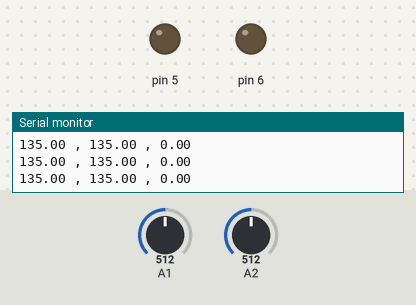
Bench run of a sketch on a simulated Arduino Uno, built with avr-gcc and run on an emulated ATmega328P. Shown: output pins drawn as LEDs (lit = HIGH), the last lines printed to the serial monitor. The test bench sets the inputs (shaded band); at power-on: A1 = 512, A2 = 512.

Above: at 1.2 s.
1.3 s: A1 set to 306
At 2.0 s:
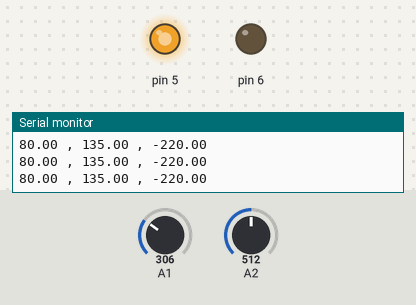
2.8 s: A2 set to 546
At 3.7 s:
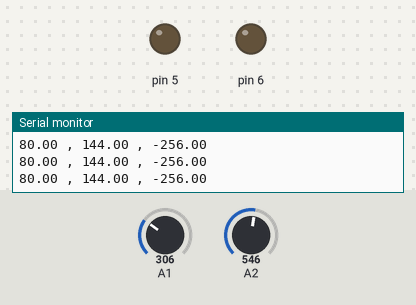
4.3 s: A1 set to 0
At 5.5 s:
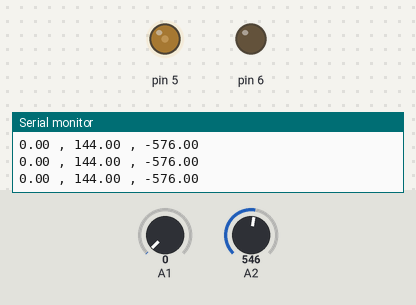
5.8 s: A2 set to 900
At 6.9 s:
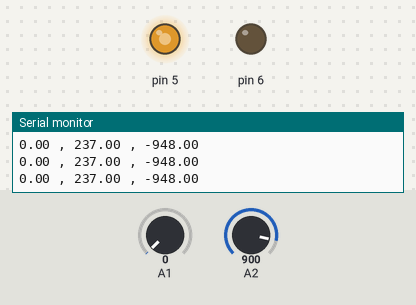
7.3 s: A2 set to 122
At 8.3 s:
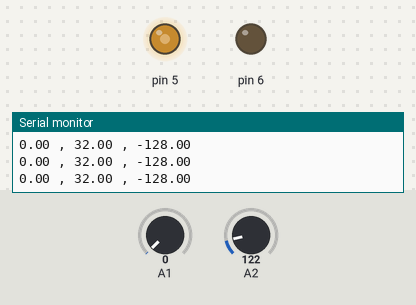
8.8 s: A1 set to 125
11.8 s: A1 set to 136
At 12.7 s:
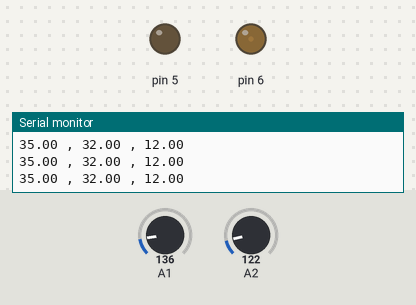
Timing chart, 0 to 14.3 s (numbered marks = the images above; inputs shaded):
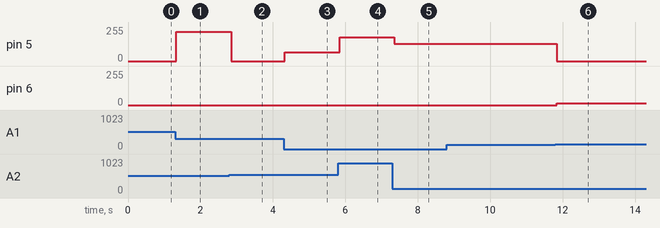

Measured:
- the behaviour switches between 545 and 546 on A2 (found by bisection; images 1 and 2)
- the behaviour switches between 125 and 126 on A1 (found by bisection; images 5 and 6)
- after the input at 1.3 s, pin 5: 0/255 → 220/255 at once
- after the input at 2.8 s, pin 5: 220/255 → 0/255 after 0.05 s
- after the input at 4.3 s, pin 5: 0/255 → 64/255 at once
- after the input at 5.8 s, pin 5: 64/255 → 180/255 at once
- after the input at 7.3 s, pin 5: 180/255 → 128/255 after 0.05 s
- after the input at 11.8 s, pin 5: 128/255 → 0/255 at once; pin 6: 0/255 → 12/255 at once

The sketch:

feedback.ino
```cpp
void setup() {
  pinMode(5,OUTPUT);
  pinMode(6,OUTPUT);
  Serial.begin(9600);
}
void loop() {
  float a;
  float b;
  float desired_angle;
  float actual_angle;
  float error;
  float motor;
  float setpoint;
  a=analogRead(A1);
  desired_angle=map(a,0,1023,0,270);

  b=analogRead(A2);
  actual_angle=map(b,0,1023,0,270);
  error=4*(desired_angle-actual_angle);
  Serial.print(desired_angle);
  Serial.print(" , ");
  Serial.print(actual_angle);

  Serial.print(" , ");
  Serial.println(error);
  if (error>0)
  {
    digitalWrite(5,LOW);
    analogWrite(6,error);
  }
  if (error<0)
  {
    digitalWrite(6,LOW);
    analogWrite(5,-1*error);
  }
}
```
